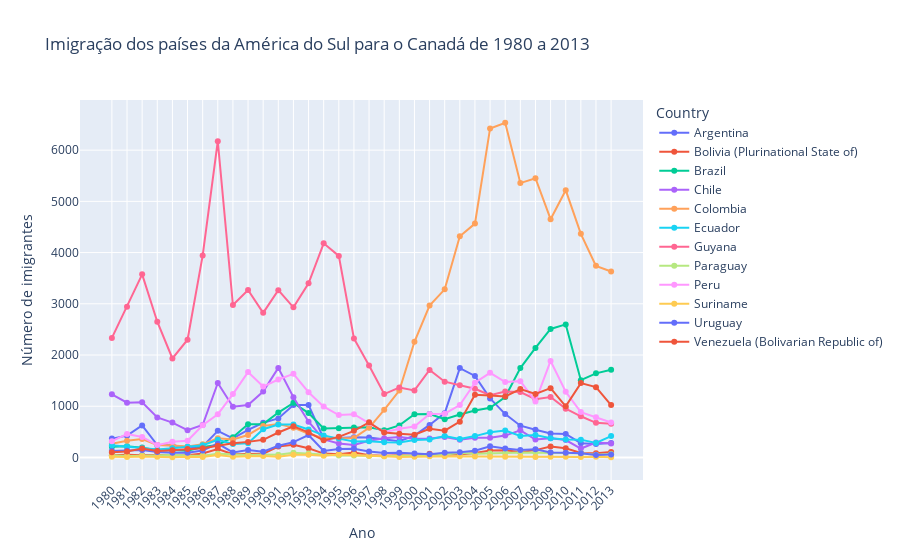

This figure's notebook cell:
### Code cell
fig = px.line(america_sul_final, x=america_sul_final.index, y=america_sul_final.columns, color='Country', markers=True,
              title='Imigração dos países da América do Sul para o Canadá de 1980 a 2013')
fig.update_layout(
    xaxis={'tickangle': -45},
    xaxis_title='Ano',
    yaxis_title='Número de imigrantes')

fig.show()

### Figure 1 — Plotly figure (JSON) as saved in the notebook; plotly's stock layout.template omitted (floating-point values rounded to 4 significant figures)
{"data": [{"hovertemplate": "Country=Argentina<br>index=%{x}<br>value=%{y}<extra></extra>", "legendgroup": "Argentina", "line": {"color": "#636efa", "dash": "solid"}, "marker": {"symbol": "circle"}, "mode": "lines+markers", "name": "Argentina", "orientation": "v", "showlegend": true, "type": "scatter", "x": ["1980", "1981", "1982", "1983", "1984", "1985", "1986", "1987", "1988", "1989", "1990", "1991", "1992", "1993", "1994", "1995", "1996", "1997", "1998", "1999", "2000", "2001", "2002", "2003", "2004", "2005", "2006", "2007", "2008", "2009", "2010", "2011", "2012", "2013"], "xaxis": "x", "y": [368, 426, 626, 241, 237, 196, 213, 519, 374, 538, 678, 763, 1023, 1022, 366, 380, 396, 391, 349, 318, 427, 635, 865, 1745, 1591, 1153, 847, 620, 540, 467, 459, 278, 263, 282], "yaxis": "y"}, {"hovertemplate": "Country=Bolivia (Plurinational State of)<br>index=%{x}<br>value=%{y}<extra></extra>", "legendgroup": "Bolivia (Plurinational State of)", "line": {"color": "#EF553B", "dash": "solid"}, "marker": {"symbol": "circle"}, "mode": "lines+markers", "name": "Bolivia (Plurinational State of)", "orientation": "v", "showlegend": true, "type": "scatter", "x": ["1980", "1981", "1982", "1983", "1984", "1985", "1986", "1987", "1988", "1989", "1990", "1991", "1992", "1993", "1994", "1995", "1996", "1997", "1998", "1999", "2000", "2001", "2002", "2003", "2004", "2005", "2006", "2007", "2008", "2009", "2010", "2011", "2012", "2013"], "xaxis": "x", "y": [44, 52, 42, 49, 38, 44, 79, 165, 63, 68, 71, 214, 247, 180, 75, 61, 96, 43, 33, 42, 33, 72, 57, 59, 85, 134, 139, 107, 143, 214, 180, 86, 83, 107], "yaxis": "y"}, {"hovertemplate": "Country=Brazil<br>index=%{x}<br>value=%{y}<extra></extra>", "legendgroup": "Brazil", "line": {"color": "#00cc96", "dash": "solid"}, "marker": {"symbol": "circle"}, "mode": "lines+markers", "name": "Brazil", "orientation": "v", "showlegend": true, "type": "scatter", "x": ["1980", "1981", "1982", "1983", "1984", "1985", "1986", "1987", "1988", "1989", "1990", "1991", "1992", "1993", "1994", "1995", "1996", "1997", "1998", "1999", "2000", "2001", "2002", "2003", "2004", "2005", "2006", "2007", "2008", "2009", "2010", "2011", "2012", "2013"], "xaxis": "x", "y": [211, 220, 192, 139, 145, 130, 205, 244, 394, 650, 650, 877, 1066, 866, 566, 572, 586, 591, 531, 626, 845, 847, 745, 839, 917, 969, 1181, 1746, 2138, 2509, 2598, 1508, 1642, 1714], "yaxis": "y"}, {"hovertemplate": "Country=Chile<br>index=%{x}<br>value=%{y}<extra></extra>", "legendgroup": "Chile", "line": {"color": "#ab63fa", "dash": "solid"}, "marker": {"symbol": "circle"}, "mode": "lines+markers", "name": "Chile", "orientation": "v", "showlegend": true, "type": "scatter", "x": ["1980", "1981", "1982", "1983", "1984", "1985", "1986", "1987", "1988", "1989", "1990", "1991", "1992", "1993", "1994", "1995", "1996", "1997", "1998", "1999", "2000", "2001", "2002", "2003", "2004", "2005", "2006", "2007", "2008", "2009", "2010", "2011", "2012", "2013"], "xaxis": "x", "y": [1233, 1069, 1078, 781, 681, 533, 633, 1454, 990, 1023, 1286, 1749, 1175, 697, 352, 273, 244, 325, 376, 397, 366, 369, 401, 347, 383, 384, 427, 530, 350, 375, 340, 174, 291, 273], "yaxis": "y"}, {"hovertemplate": "Country=Colombia<br>index=%{x}<br>value=%{y}<extra></extra>", "legendgroup": "Colombia", "line": {"color": "#FFA15A", "dash": "solid"}, "marker": {"symbol": "circle"}, "mode": "lines+markers", "name": "Colombia", "orientation": "v", "showlegend": true, "type": "scatter", "x": ["1980", "1981", "1982", "1983", "1984", "1985", "1986", "1987", "1988", "1989", "1990", "1991", "1992", "1993", "1994", "1995", "1996", "1997", "1998", "1999", "2000", "2001", "2002", "2003", "2004", "2005", "2006", "2007", "2008", "2009", "2010", "2011", "2012", "2013"], "xaxis": "x", "y": [266, 326, 360, 244, 235, 214, 257, 376, 352, 439, 614, 652, 582, 464, 375, 371, 381, 578, 929, 1306, 2259, 2965, 3283, 4318, 4566, 6424, 6535, 5357, 5452, 4652, 5218, 4366, 3741, 3631], "yaxis": "y"}, {"hovertemplate": "Country=Ecuador<br>index=%{x}<br>value=%{y}<extra></extra>", "legendgroup": "Ecuador", "line": {"color": "#19d3f3", "dash": "solid"}, "marker": {"symbol": "circle"}, "mode": "lines+markers", "name": "Ecuador", "orientation": "v", "showlegend": true, "type": "scatter", "x": ["1980", "1981", "1982", "1983", "1984", "1985", "1986", "1987", "1988", "1989", "1990", "1991", "1992", "1993", "1994", "1995", "1996", "1997", "1998", "1999", "2000", "2001", "2002", "2003", "2004", "2005", "2006", "2007", "2008", "2009", "2010", "2011", "2012", "2013"], "xaxis": "x", "y": [238, 207, 184, 155, 179, 208, 240, 344, 265, 278, 552, 643, 644, 547, 431, 368, 310, 317, 295, 291, 342, 353, 418, 361, 417, 491, 525, 419, 437, 373, 353, 348, 282, 418], "yaxis": "y"}, {"hovertemplate": "Country=Guyana<br>index=%{x}<br>value=%{y}<extra></extra>", "legendgroup": "Guyana", "line": {"color": "#FF6692", "dash": "solid"}, "marker": {"symbol": "circle"}, "mode": "lines+markers", "name": "Guyana", "orientation": "v", "showlegend": true, "type": "scatter", "x": ["1980", "1981", "1982", "1983", "1984", "1985", "1986", "1987", "1988", "1989", "1990", "1991", "1992", "1993", "1994", "1995", "1996", "1997", "1998", "1999", "2000", "2001", "2002", "2003", "2004", "2005", "2006", "2007", "2008", "2009", "2010", "2011", "2012", "2013"], "xaxis": "x", "y": [2334, 2943, 3575, 2650, 1932, 2299, 3942, 6174, 2977, 3270, 2824, 3266, 2932, 3399, 4181, 3935, 2324, 1795, 1238, 1366, 1308, 1707, 1479, 1410, 1341, 1215, 1286, 1277, 1137, 1180, 953, 804, 676, 656], "yaxis": "y"}, {"hovertemplate": "Country=Paraguay<br>index=%{x}<br>value=%{y}<extra></extra>", "legendgroup": "Paraguay", "line": {"color": "#B6E880", "dash": "solid"}, "marker": {"symbol": "circle"}, "mode": "lines+markers", "name": "Paraguay", "orientation": "v", "showlegend": true, "type": "scatter", "x": ["1980", "1981", "1982", "1983", "1984", "1985", "1986", "1987", "1988", "1989", "1990", "1991", "1992", "1993", "1994", "1995", "1996", "1997", "1998", "1999", "2000", "2001", "2002", "2003", "2004", "2005", "2006", "2007", "2008", "2009", "2010", "2011", "2012", "2013"], "xaxis": "x", "y": [45, 26, 32, 40, 48, 36, 34, 72, 53, 48, 56, 51, 94, 75, 46, 39, 38, 30, 25, 34, 29, 34, 60, 88, 74, 75, 88, 98, 95, 88, 89, 83, 55, 66], "yaxis": "y"}, {"hovertemplate": "Country=Peru<br>index=%{x}<br>value=%{y}<extra></extra>", "legendgroup": "Peru", "line": {"color": "#FF97FF", "dash": "solid"}, "marker": {"symbol": "circle"}, "mode": "lines+markers", "name": "Peru", "orientation": "v", "showlegend": true, "type": "scatter", "x": ["1980", "1981", "1982", "1983", "1984", "1985", "1986", "1987", "1988", "1989", "1990", "1991", "1992", "1993", "1994", "1995", "1996", "1997", "1998", "1999", "2000", "2001", "2002", "2003", "2004", "2005", "2006", "2007", "2008", "2009", "2010", "2011", "2012", "2013"], "xaxis": "x", "y": [317, 456, 401, 241, 306, 328, 628, 843, 1237, 1667, 1384, 1522, 1632, 1274, 993, 827, 845, 676, 493, 560, 603, 849, 855, 1023, 1460, 1653, 1473, 1490, 1094, 1884, 1283, 886, 787, 682], "yaxis": "y"}, {"hovertemplate": "Country=Suriname<br>index=%{x}<br>value=%{y}<extra></extra>", "legendgroup": "Suriname", "line": {"color": "#FECB52", "dash": "solid"}, "marker": {"symbol": "circle"}, "mode": "lines+markers", "name": "Suriname", "orientation": "v", "showlegend": true, "type": "scatter", "x": ["1980", "1981", "1982", "1983", "1984", "1985", "1986", "1987", "1988", "1989", "1990", "1991", "1992", "1993", "1994", "1995", "1996", "1997", "1998", "1999", "2000", "2001", "2002", "2003", "2004", "2005", "2006", "2007", "2008", "2009", "2010", "2011", "2012", "2013"], "xaxis": "x", "y": [15, 10, 21, 12, 5, 16, 7, 46, 16, 24, 26, 13, 53, 51, 32, 58, 51, 35, 22, 11, 16, 22, 22, 22, 17, 15, 16, 20, 9, 12, 13, 11, 16, 4], "yaxis": "y"}, {"hovertemplate": "Country=Uruguay<br>index=%{x}<br>value=%{y}<extra></extra>", "legendgroup": "Uruguay", "line": {"color": "#636efa", "dash": "solid"}, "marker": {"symbol": "circle"}, "mode": "lines+markers", "name": "Uruguay", "orientation": "v", "showlegend": true, "type": "scatter", "x": ["1980", "1981", "1982", "1983", "1984", "1985", "1986", "1987", "1988", "1989", "1990", "1991", "1992", "1993", "1994", "1995", "1996", "1997", "1998", "1999", "2000", "2001", "2002", "2003", "2004", "2005", "2006", "2007", "2008", "2009", "2010", "2011", "2012", "2013"], "xaxis": "x", "y": [128, 132, 146, 105, 90, 92, 137, 269, 99, 144, 111, 229, 299, 437, 125, 164, 171, 117, 87, 93, 75, 64, 91, 103, 130, 217, 175, 147, 160, 99, 93, 81, 47, 58], "yaxis": "y"}, {"hovertemplate": "Country=Venezuela (Bolivarian Republic of)<br>index=%{x}<br>value=%{y}<extra></extra>", "legendgroup": "Venezuela (Bolivarian Republic of)", "line": {"color": "#EF553B", "dash": "solid"}, "marker": {"symbol": "circle"}, "mode": "lines+markers", "name": "Venezuela (Bolivarian Republic of)", "orientation": "v", "showlegend": true, "type": "scatter", "x": ["1980", "1981", "1982", "1983", "1984", "1985", "1986", "1987", "1988", "1989", "1990", "1991", "1992", "1993", "1994", "1995", "1996", "1997", "1998", "1999", "2000", "2001", "2002", "2003", "2004", "2005", "2006", "2007", "2008", "2009", "2010", "2011", "2012", "2013"], "xaxis": "x", "y": [103, 117, 174, 124, 142, 165, 179, 229, 279, 304, 344, 487, 610, 490, 334, 402, 520, 686, 489, 464, 443, 560, 524, 699, 1224, 1211, 1192, 1335, 1239, 1353, 998, 1452, 1373, 1022], "yaxis": "y"}], "layout": {"legend": {"title": {"text": "Country"}, "tracegroupgap": 0}, "title": {"text": "Imigração dos países da América do Sul para o Canadá de 1980 a 2013"}, "xaxis": {"anchor": "y", "domain": [0, 1], "tickangle": -45, "title": {"text": "Ano"}}, "yaxis": {"anchor": "x", "domain": [0, 1], "title": {"text": "Número de imigrantes"}}}}
